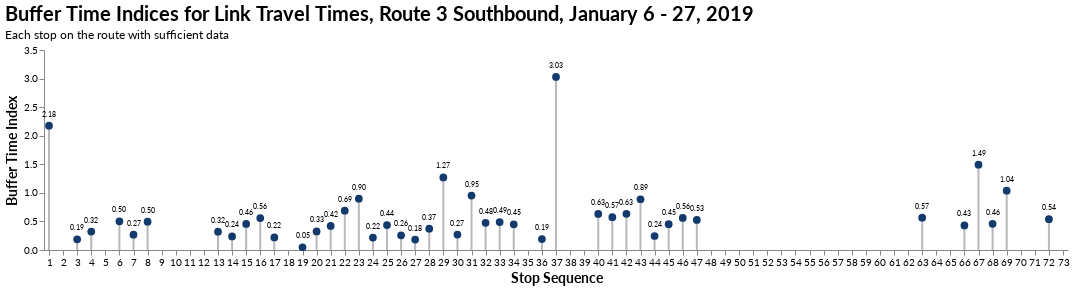

This figure's notebook cell:
### Markdown cell above
Here we can see we run into a bit of a data volume issue - for the calculation and filtering we did, there's not quite enough data to get a solid coverage of the BTI calculation. For now, let's keep data with a count greater than 10 and make a nice plot with it.

Instead of a line plot (which might mislead the viewer into suggesting that there are connecting phenomenon when there might not be) or a standard bar chart, let's create a "lollipop" chart, which keeps the essentials of a bar chart while removing some of the key data.

For one more bit of clarity, let's relabel the stop sequence to run from 1 upwards. People in general understand that better.

### Code cell
bti_plot = bti[bti['count'] >= 10].copy()
bti_plot['seq'] = bti_plot['f_seq'] + 1
bars = alt.Chart(bti_plot).mark_bar(color="#B8B8BD", width=2).encode(
    alt.X('seq:Q', title="", scale=alt.Scale(domain=[1, 73], nice=False), axis=alt.Axis(tickCount=bti_plot.seq.max())),
    alt.Y('bti:Q', title="Buffer Time Index")
)

points = alt.Chart(bti_plot).mark_circle(color="#123A6D", size=60, opacity=1.0).encode(
    alt.X('seq:Q', title="Stop Sequence"),
    alt.Y('bti:Q', title="")
)

text = alt.Chart(bti_plot).mark_text(align='center', baseline='bottom', dy=-8, size=7).encode(
    alt.X("seq:Q"),
    alt.Y('bti:Q', title=""),
    alt.Text('bti', format=',.2f')
)
(bars+points+text).properties(
    title={
      "text": ["Buffer Time Indices for Link Travel Times, Route 3 Southbound, January 6 - 27, 2019"], 
      "subtitle": ["Each stop on the route with sufficient data "],
    },
    width=1024, 
    height=200
).configure(
    font='Lato'
).configure_view(
    strokeWidth=0
).configure_axis(
    grid=False,
    titleFontSize=14
).configure_title(
    fontSize=20,
    anchor='start',
    subtitleFontSize=12,
    subtitlePadding=5
)

### Figure 1 — Vega-Lite specification as saved in the notebook (floating-point values rounded to 4 significant figures)
{"config": {"view": {"continuousWidth": 400, "continuousHeight": 300, "strokeWidth": 0}, "axis": {"grid": false, "titleFontSize": 14}, "font": "Lato", "title": {"anchor": "start", "fontSize": 20, "subtitleFontSize": 12, "subtitlePadding": 5}}, "layer": [{"mark": {"type": "bar", "color": "#B8B8BD", "width": 2}, "encoding": {"x": {"axis": {"tickCount": 72.0}, "field": "seq", "scale": {"domain": [1, 73], "nice": false}, "title": "", "type": "quantitative"}, "y": {"field": "bti", "title": "Buffer Time Index", "type": "quantitative"}}}, {"mark": {"type": "circle", "color": "#123A6D", "opacity": 1.0, "size": 60}, "encoding": {"x": {"field": "seq", "title": "Stop Sequence", "type": "quantitative"}, "y": {"field": "bti", "title": "", "type": "quantitative"}}}, {"mark": {"type": "text", "align": "center", "baseline": "bottom", "dy": -8, "size": 7}, "encoding": {"text": {"field": "bti", "format": ",.2f", "type": "quantitative"}, "x": {"field": "seq", "type": "quantitative"}, "y": {"field": "bti", "title": "", "type": "quantitative"}}}], "data": {"name": "data-3223cae0b37ddb1f5d420288b4b40094"}, "height": 200, "title": {"text": ["Buffer Time Indices for Link Travel Times, Route 3 Southbound, January 6 - 27, 2019"], "subtitle": ["Each stop on the route with sufficient data "]}, "width": 1024, "$schema": "https://vega.github.io/schema/vega-lite/v4.17.0.json", "datasets": {"data-3223cae0b37ddb1f5d420288b4b40094": [{"f_seq": 0, "p50": 75.0, "p95": 238.2, "count": 17, "bti": 2.176, "seq": 1}, {"f_seq": 2, "p50": 43.0, "p95": 51.0, "count": 16, "bti": 0.186, "seq": 3}, {"f_seq": 3, "p50": 44.0, "p95": 58.15, "count": 14, "bti": 0.3216, "seq": 4}, {"f_seq": 5, "p50": 48.0, "p95": 72.05, "count": 12, "bti": 0.501, "seq": 6}, {"f_seq": 6, "p50": 56.0, "p95": 71.0, "count": 11, "bti": 0.2679, "seq": 7}, {"f_seq": 7, "p50": 50.0, "p95": 74.8, "count": 27, "bti": 0.496, "seq": 8}, {"f_seq": 12, "p50": 40.5, "p95": 53.45, "count": 32, "bti": 0.3198, "seq": 13}, {"f_seq": 13, "p50": 49.0, "p95": 60.6, "count": 25, "bti": 0.2367, "seq": 14}, {"f_seq": 14, "p50": 70.0, "p95": 102.0, "count": 29, "bti": 0.4571, "seq": 15}, {"f_seq": 15, "p50": 43.0, "p95": 67.0, "count": 32, "bti": 0.5581, "seq": 16}, {"f_seq": 16, "p50": 42.0, "p95": 51.2, "count": 13, "bti": 0.219, "seq": 17}, {"f_seq": 18, "p50": 53.0, "p95": 55.55, "count": 10, "bti": 0.04811, "seq": 19}, {"f_seq": 19, "p50": 118.0, "p95": 156.4, "count": 13, "bti": 0.3254, "seq": 20}, {"f_seq": 20, "p50": 47.5, "p95": 67.5, "count": 14, "bti": 0.4211, "seq": 21}, {"f_seq": 21, "p50": 60.0, "p95": 101.3, "count": 23, "bti": 0.6883, "seq": 22}, {"f_seq": 22, "p50": 39.0, "p95": 74.0, "count": 11, "bti": 0.8974, "seq": 23}, {"f_seq": 23, "p50": 48.5, "p95": 59.1, "count": 10, "bti": 0.2186, "seq": 24}, {"f_seq": 24, "p50": 60.5, "p95": 86.95, "count": 24, "bti": 0.4372, "seq": 25}, {"f_seq": 25, "p50": 52.5, "p95": 66.0, "count": 26, "bti": 0.2571, "seq": 26}, {"f_seq": 26, "p50": 49.0, "p95": 58.0, "count": 23, "bti": 0.1837, "seq": 27}, {"f_seq": 27, "p50": 50.0, "p95": 68.6, "count": 22, "bti": 0.372, "seq": 28}, {"f_seq": 28, "p50": 55.0, "p95": 124.8, "count": 30, "bti": 1.27, "seq": 29}, {"f_seq": 29, "p50": 110.0, "p95": 139.6, "count": 35, "bti": 0.2691, "seq": 30}, {"f_seq": 30, "p50": 40.0, "p95": 78.1, "count": 24, "bti": 0.9525, "seq": 31}, {"f_seq": 31, "p50": 61.0, "p95": 90.0, "count": 21, "bti": 0.4754, "seq": 32}, {"f_seq": 32, "p50": 53.5, "p95": 79.65, "count": 30, "bti": 0.4888, "seq": 33}, {"f_seq": 33, "p50": 42.0, "p95": 60.9, "count": 15, "bti": 0.45, "seq": 34}, {"f_seq": 35, "p50": 207.0, "p95": 246.5, "count": 10, "bti": 0.1911, "seq": 36}, {"f_seq": 36, "p50": 106.0, "p95": 427.0, "count": 40, "bti": 3.029, "seq": 37}, {"f_seq": 39, "p50": 200.0, "p95": 326.3, "count": 39, "bti": 0.6315, "seq": 40}, {"f_seq": 40, "p50": 63.0, "p95": 99.2, "count": 37, "bti": 0.5746, "seq": 41}, {"f_seq": 41, "p50": 59.0, "p95": 96.4, "count": 27, "bti": 0.6339, "seq": 42}, {"f_seq": 42, "p50": 59.0, "p95": 111.4, "count": 29, "bti": 0.8881, "seq": 43}, {"f_seq": 43, "p50": 40.0, "p95": 49.8, "count": 33, "bti": 0.245, "seq": 44}, {"f_seq": 44, "p50": 58.0, "p95": 84.2, "count": 25, "bti": 0.4517, "seq": 45}, {"f_seq": 45, "p50": 51.0, "p95": 79.6, "count": 29, "bti": 0.5608, "seq": 46}, {"f_seq": 46, "p50": 69.5, "p95": 106.0, "count": 32, "bti": 0.5259, "seq": 47}, {"f_seq": 62, "p50": 36.0, "p95": 56.35, "count": 14, "bti": 0.5653, "seq": 63}, {"f_seq": 65, "p50": 86.0, "p95": 123.0, "count": 11, "bti": 0.4302, "seq": 66}, {"f_seq": 66, "p50": 52.0, "p95": 129.6, "count": 30, "bti": 1.492, "seq": 67}, {"f_seq": 67, "p50": 43.5, "p95": 63.45, "count": 14, "bti": 0.4586, "seq": 68}, {"f_seq": 68, "p50": 40.0, "p95": 81.5, "count": 16, "bti": 1.038, "seq": 69}, {"f_seq": 71, "p50": 72.0, "p95": 110.8, "count": 10, "bti": 0.5389, "seq": 72}]}}
